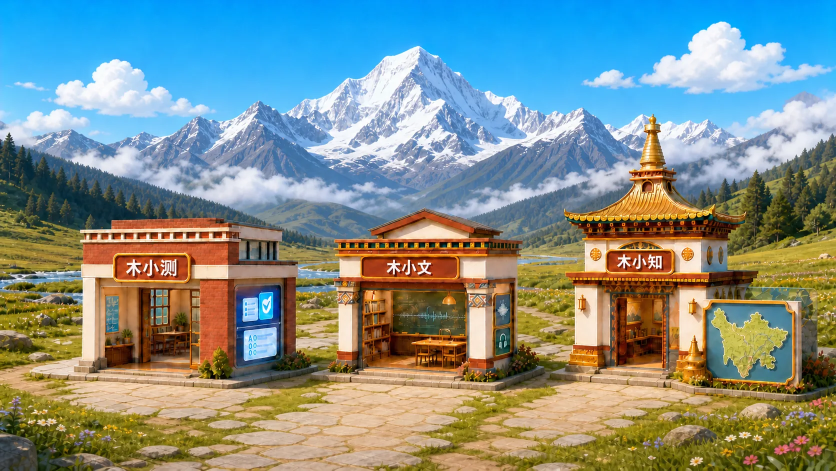
#> input picture data/uploads/home_bg/1787158253041_wy7o8s.webp, 1672 x 941 px, given in place of 1787158253041_wy7o8s.png, which was not available (shown at 1/2 size)
$ python compress_assets.py
#> lines starting #> are read from the running program, lines starting #| are printed output that depends on the picture; pictures that were not available may be replaced by others from this repository, and a replacement may not be noted
# -*- coding: utf-8 -*-
"""一次性资源压缩脚本：背景 PNG/JPG -> WebP，数字人 GIF -> 动画 WebP"""
import os
from PIL import Image

ROOT = r"E:\AIAgent\三智能体\木雅语助手-AutoDL-RAGFlow版"

def convert_still(src, max_w=1920, quality=82):
    """静态图转 WebP，返回新路径"""
#> called with max_w = 1920, quality = 82
    dst = os.path.splitext(src)[0] + ".webp"
    im = Image.open(src)
#> im is the input picture: PIL image 1672x941 RGB; mean R, G, B 128.4, 143.8, 139
#> call 2 of convert_still, with max_w = 1920, quality = 82
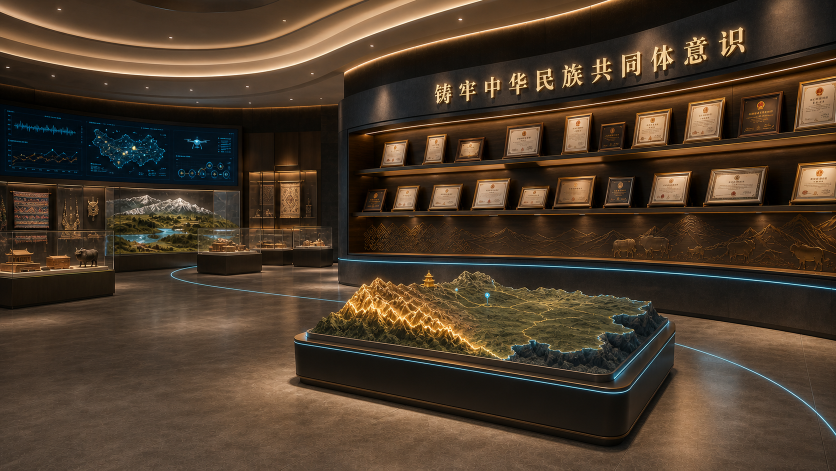
#> input picture muxiaowen-bg.png, 1672 x 941 px, found by its file name (shown at 1/2 size)
#> in convert_still, im is the input picture: PIL image 1672x941 RGBA; mean R, G, B, A 76, 59.3, 42.7, 255
#> call 3 of convert_still, with max_w = 1920, quality = 82
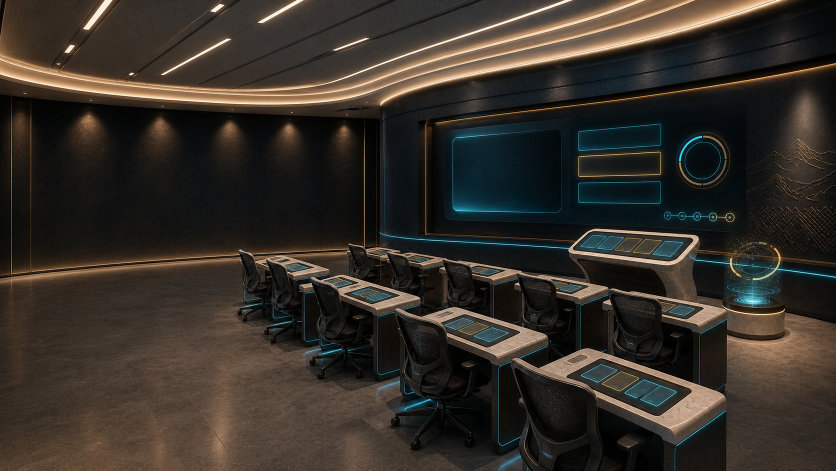
#> input picture muxiaoce-bg.png, 1672 x 941 px, found by its file name (shown at 1/2 size)
#> in convert_still, im is the input picture: PIL image 1672x941 RGBA; mean R, G, B, A 53.1, 47.2, 40.7, 255
#> call 4 of convert_still, with max_w = 1920, quality = 82
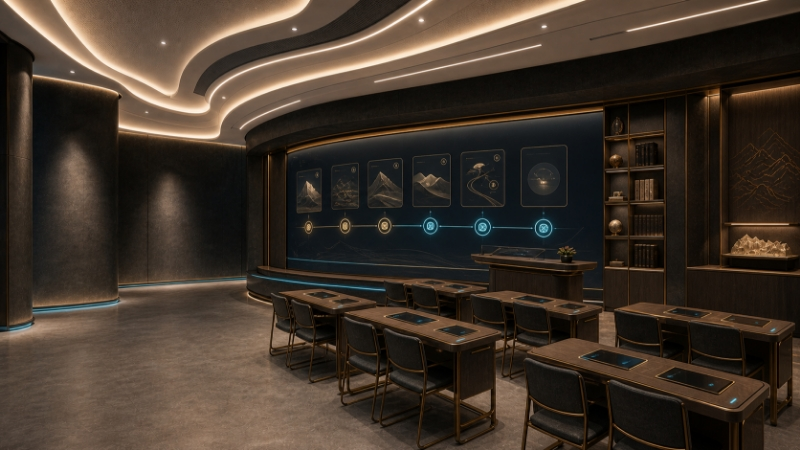
#> input picture muxiaozhi-bg.jpg, 800 x 450 px, found by its file name
#> in convert_still, im is the input picture: PIL image 800x450 RGB; mean R, G, B 64.3, 52.6, 42
    # 处理可能存在的透明通道
    if im.mode in ("RGBA", "P"):
        im = im.convert("RGBA")
    else:
        im = im.convert("RGB")
    if im.width > max_w:
        h = int(im.height * max_w / im.width)
        im = im.resize((max_w, h), Image.LANCZOS)
    # 缩小背景尺寸（背景不需要 640 以上那么大，但保持 1920 宽确保清晰）
    im.save(dst, "WEBP", quality=quality, method=6)
    old, new = os.path.getsize(src), os.path.getsize(dst)
    print(f"[still] {os.path.basename(src)}: {old/1024:.0f}KB -> {new/1024:.0f}KB ({new/old*100:.0f}%)")
    return dst

def convert_gif(src, quality=62, max_w=640):
    """GIF 转动画 WebP（保留透明度），返回新路径"""
    dst = os.path.splitext(src)[0] + "_webp.webp"
#> (the run stopped early here; a loop or call above may not have finished)
